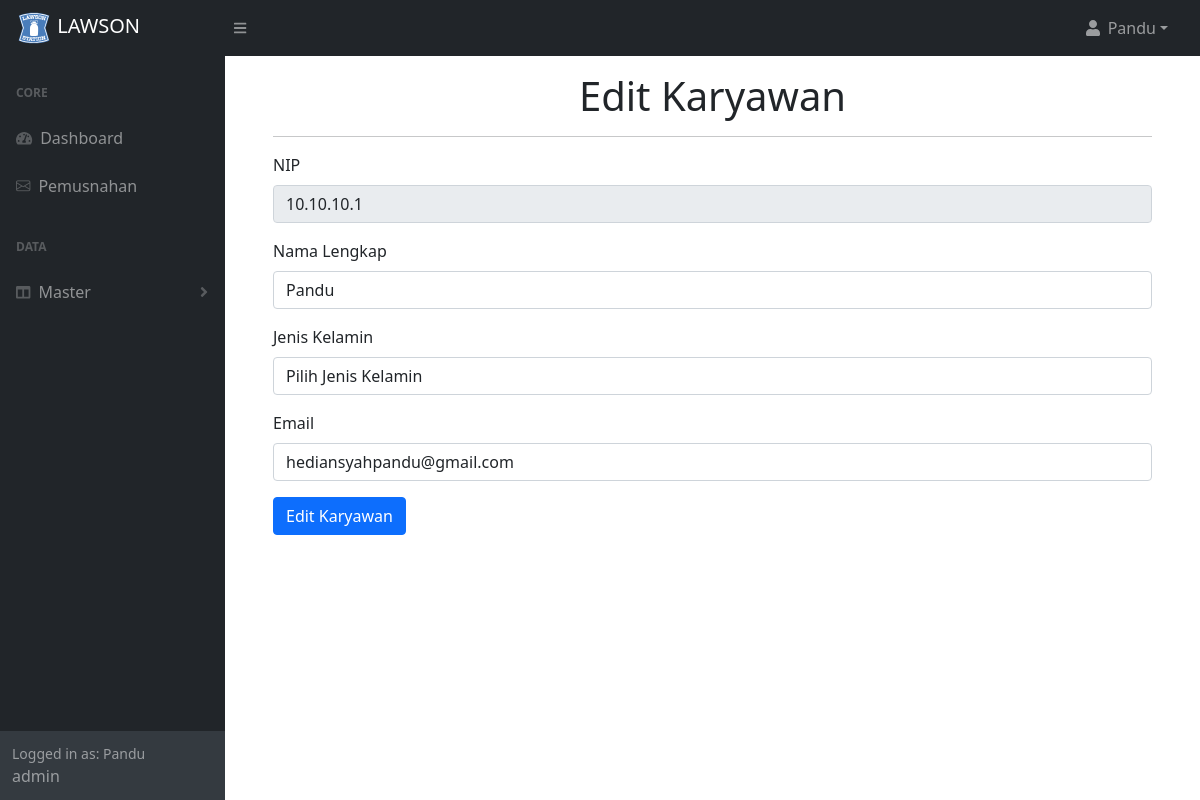
/edit_karyawan.php?nip=10.10.10.1, run on the app's committed database.
### tables this page shows
CREATE TABLE `karyawan` (
  `nip` varchar(10) NOT NULL,
  `nama_lengkap` char(100) NOT NULL,
  `jenis_kelamin` varchar(10) NOT NULL,
  `email` varchar(50) NOT NULL
);

CREATE TABLE `user` (
  `id_user` int(11) NOT NULL,
  `username` varchar(25) NOT NULL,
  `password` varchar(25) NOT NULL,
  `level` varchar(15) NOT NULL,
  `nip` varchar(10) NOT NULL
);

### functions.php (called while the page is built, shortened)
<?php
$koneksi = mysqli_connect("localhost","root","","lawson");
function query($query){
    global $koneksi;
    $result = mysqli_query($koneksi, $query);
    $rows = [];
    while ($row = mysqli_fetch_assoc($result)){
        $rows[] = $row;
    }
    return $rows;
}
?>

### edit_karyawan.php (the view, shortened to what this page needs)
<?php
$level = $_SESSION["level"];
require 'functions.php';
$nip = $_GET["nip"];
$karyawan = query("SELECT * from karyawan where nip = '$nip'")[0];
?>
<!DOCTYPE html>
<html lang="en">
<head>
    <link rel="stylesheet" href="assets/css/bootstrap.min.css">
    <link rel="stylesheet" href="assets/css/hovergambar.css">
    <link rel="stylesheet" href="https://cdn.jsdelivr.net/npm/bootstrap-icons@1.5.0/font/bootstrap-icons.css">
    <link href="https://cdn.jsdelivr.net/npm/simple-datatables@latest/dist/style.css" rel="stylesheet" />
    <link href="assets/css/styles.css" rel="stylesheet" />
</head>
<body class="sb-nav-fixed">
<?php
    include 'templates/navbar.php';
    include 'templates/sidebar.php';
?>
<div id="layoutSidenav_content">
    <main>
        <div class="container-fluid px-4 pb-4">
        <div class="col py-3 mx-4">
            <h1 class="mb-3 text-center"> Edit Karyawan </h1> <hr>
                <form action="" method="post" enctype="multipart/form-data">
                    <div class="mb-3">
                        <label for="nip" class="form-label">NIP</label>
                        <input type="text" class="form-control" id="nip" name="nip" value="<?= $karyawan["nip"];?>" readonly>
                    </div>
                    <div class="mb-3">
                        <label for="nama_lengkap" class="form-label">Nama Lengkap</label>
                        <input type="text" class="form-control" id="nama_lengkap" name="nama_lengkap" value="<?= $karyawan["nama_lengkap"];?>">
                    </div>
                    <div class="mb-3">
                        <label for="jenis_kelamin" class="form-label">Jenis Kelamin</label>
                        <select class="form-control" name="jenis_kelamin" id="jenis_kelamin" <?= $karyawan["jenis_kelamin"];?>>
                            <option selected hidden value="">Pilih Jenis Kelamin</option>
                        </select>
                    </div>
                    <div class="mb-3">
                        <label for="email" class="form-label">Email</label>
                        <input type="text" class="form-control" id="email" name="email" value="<?= $karyawan["email"];?>">
                    </div>
                    <button type="submit" class="btn btn-primary" name="submit">Edit Karyawan</button>
                </form>
        </div>
        </div>
    </main>
</div>
    </div>
</body>
</html>

### templates/navbar.php (shortened to what this page needs)
<nav class="sb-topnav navbar navbar-expand navbar-dark bg-dark d-print-none">
            <a class="navbar-brand ps-3" href="index.php"><img src="assets/gambar/logo.svg" alt="" width="36px"> LAWSON</a>
            <button class="btn btn-link btn-sm order-1 order-lg-0 me-4 me-lg-0" id="sidebarToggle" href="#!"><i class="fas fa-bars"></i></button>
            <ul class="navbar-nav ms-auto ms-md-0 me-3 me-lg-4">
                <li class="nav-item dropdown">
                    <a class="nav-link dropdown-toggle" id="navbarDropdown" href="#" role="button" data-bs-toggle="dropdown" aria-expanded="false"><i class="fas fa-user fa-fw"></i> <?= $karyawan["nama_lengkap"];?></a>
                </li>
            </ul>
        </nav>

### templates/sidebar.php (shortened to what this page needs)
<?php
$karyawan = query("SELECT * from karyawan inner join user on karyawan.nip = user.nip where karyawan.nip = '$nip' ")[0];
?>
<div id="layoutSidenav">
<div id="layoutSidenav_nav" class="d-print-none">
    <nav class="sb-sidenav accordion sb-sidenav-dark" id="sidenavAccordion">
        <div class="sb-sidenav-menu">
            <div class="nav">
                <div class="sb-sidenav-menu-heading">Core</div>
                <a class="nav-link" href="index.php">
                    <div class="sb-nav-link-icon"><i class="fas fa-tachometer-alt"></i></div>
                    Dashboard
                </a>
                <?php if ($level != 'support'):?>
                <a class="nav-link" href="pemusnahan.php">
                    <div class="sb-nav-link-icon"><i class="bi bi-envelope"></i></div>
                    Pemusnahan
                </a>
                <?php endif;?>
                <div class="sb-sidenav-menu-heading">Data</div>
                <a class="nav-link collapsed" href="#" data-bs-toggle="collapse" data-bs-target="#collapseLayouts" aria-expanded="false" aria-controls="collapseLayouts">
                    <div class="sb-nav-link-icon"><i class="fas fa-columns"></i></div>
                    Master
                    <div class="sb-sidenav-collapse-arrow"><i class="fas fa-angle-down"></i></div>
                </a>
                <div class="sb-sidenav-menu-heading"></div>
                <a class="nav-link" href="#">
                </a>
                <a class="nav-link" href="#">
                </a>
            </div>
        </div>
        <div class="sb-sidenav-footer">
            <div class="small">Logged in as: <?= $karyawan["nama_lengkap"];?></div>
            <?= $karyawan["level"];?>
        </div>
    </nav>
</div>

### data on the page
karyawan: nama_lengkap "Pandu", user.level "admin", nip "10.10.10.1", email "hediansyahpandu@gmail.com"
